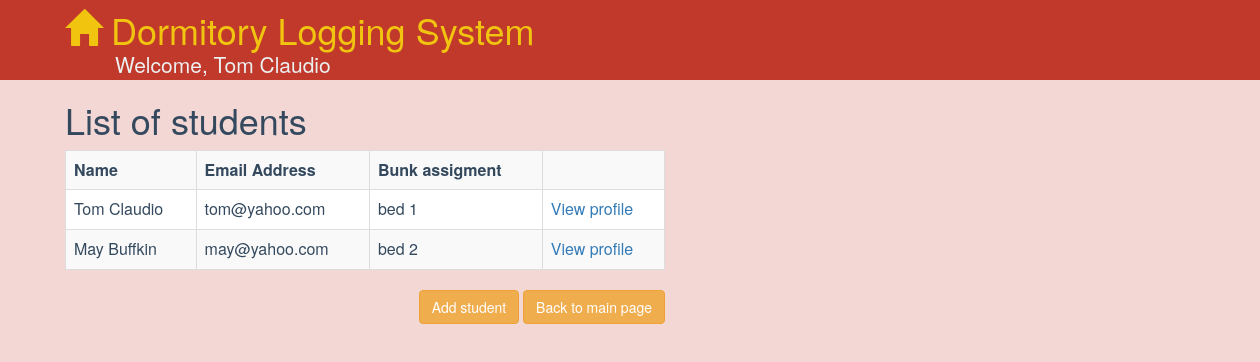
The app's page /students/ (signed in), older data.
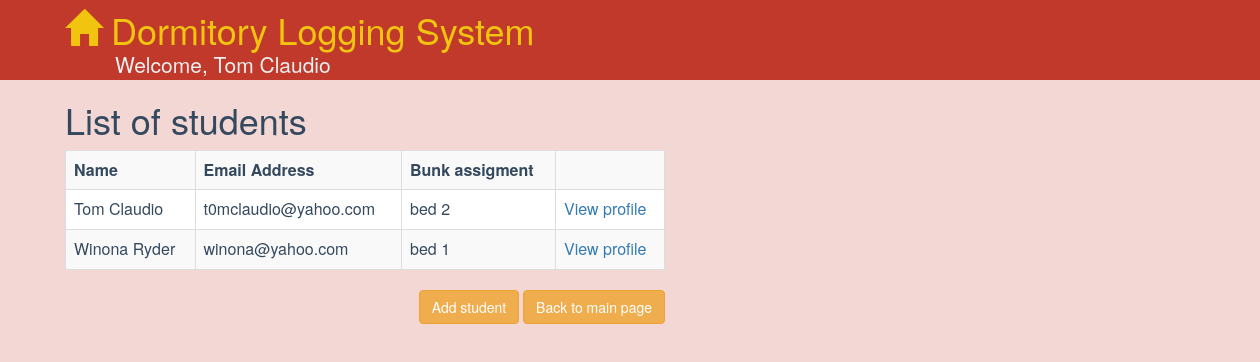
The same page, newer data.
### dormitory/models.py (models this page shows, shortened)
class Student(models.Model):
    user = models.OneToOneField(User, on_delete=models.CASCADE)
    course = models.CharField(max_length=32)
    contact_no = models.CharField(max_length=16, verbose_name="Contact Number")
    birth_date = models.DateField(null=True, blank=True)
    mother_name = models.CharField(max_length=64)
    mother_contact = models.CharField(max_length=16, verbose_name="Contact Number")
    father_name = models.CharField(max_length=64)
    father_contact = models.CharField(max_length=16, verbose_name="Contact Number")
    guardian_name = models.CharField(max_length=64)
    guardian_contact = models.CharField(max_length=16, verbose_name="Contact Number")
    bunk = models.OneToOneField(Bunk)

class Bunk(models.Model):
    code = models.CharField(max_length=12, unique=True)
    objects = BunkManager()

### dormitory/views.py (the view)
@login_required
def list_students(request):
    students = Student.objects.all()
    return render(request, 'student_list.html', {'students': students})

### dormitory/templates/student_list.html
{% extends 'base.html' %}
{% block content %}
<div class="row" style="margin-left:50px; max-width:600px">
    <h1 id="app-title">List of students</h1>
    <table class="table table-bordered table-striped">
        <tr>
            <th>Name</th>
            <th>Email Address</th>
            <th>Bunk assigment</th>
            <th></th>
        </tr>
        {% for student in students %}
            <tr>
                <td>{{student.user.first_name}} {{student.user.last_name}}</td>
                <td>{{student.user.email}}</td>
                <td>{{student.bunk.code}}</td>
                <td><a href="{% url 'student_profile' student.user.username %}">View profile</a></td>
            </tr>
        {% endfor %}
    </table>
    <div class="pull-right" style="margin-bottom: 10px">
        <a class="btn btn-warning" role="button" href="{% url 'add_student' %}">Add student</a>
        <a class="btn btn-warning" role="button" href="{% url 'index' %}">Back to main page</a>
    </div>
</div>
{% endblock %}

Row changes from the older to the newer data that the page shows:
removed Student: user.first_name "May", user.last_name "Buffkin", user.email "may@yahoo.com", bunk.code "bed 2"
changed Student "Tom": user.email "tom@yahoo.com" → "t0mclaudio@yahoo.com"; bunk.code "bed 1" → "bed 2"
added Student: user.first_name "Winona", user.last_name "Ryder", user.email "winona@yahoo.com", bunk.code "bed 1"
